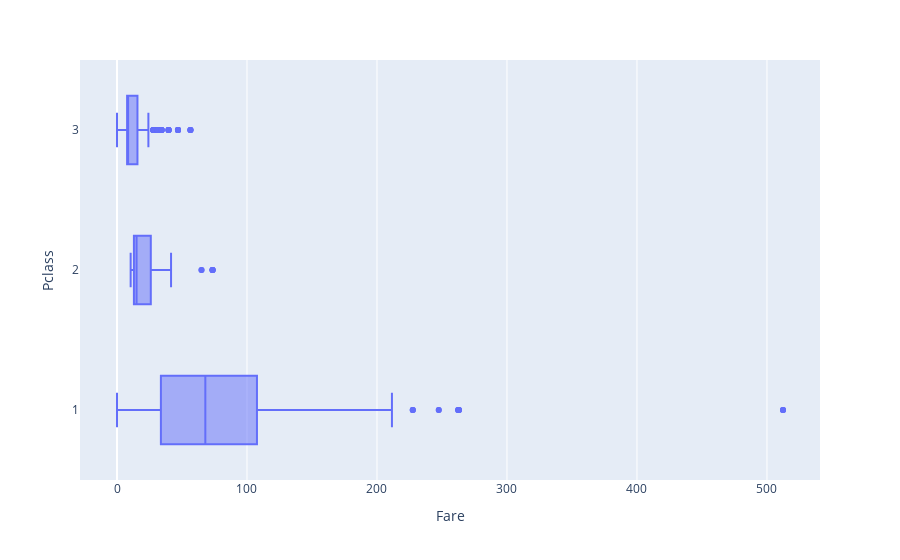

Source (notebook cell):
### Code cell
fig = px.box(train_df, y="Pclass", x="Fare", orientation="h")
fig.show()

### Figure 1 — Plotly figure (JSON) as saved in the notebook; plotly's stock layout.template omitted (floating-point values rounded to 4 significant figures; data arrays with more than 128 entries replaced by an {"elided": "..."} marker saying what was removed)
{"data": [{"alignmentgroup": "True", "hovertemplate": "Fare=%{x}<br>Pclass=%{y}<extra></extra>", "legendgroup": "", "marker": {"color": "#636efa"}, "name": "", "notched": false, "offsetgroup": "", "orientation": "h", "showlegend": false, "type": "box", "x": {"elided": "712 float values"}, "x0": " ", "xaxis": "x", "y": {"elided": "712 int values"}, "y0": " ", "yaxis": "y"}], "layout": {"boxmode": "group", "legend": {"tracegroupgap": 0}, "margin": {"t": 60}, "xaxis": {"anchor": "y", "domain": [0, 1], "title": {"text": "Fare"}}, "yaxis": {"anchor": "x", "domain": [0, 1], "title": {"text": "Pclass"}}}}
